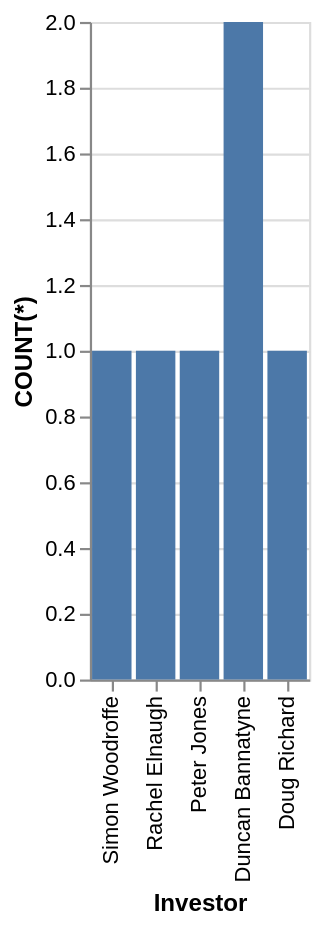

Write the Vega-Lite specification saved for this chart.
### Vega-Lite specification from a JSON file in a GitHub repository (floating-point values rounded to 4 significant figures)
{"data": {"values": [{"x_data": "Simon Woodroffe", "y_data": 1}, {"x_data": "Rachel Elnaugh", "y_data": 1}, {"x_data": "Peter Jones", "y_data": 1}, {"x_data": "Duncan Bannatyne", "y_data": 2}, {"x_data": "Doug Richard", "y_data": 1}]}, "mark": "bar", "encoding": {"x": {"field": "x_data", "type": "nominal", "title": "Investor", "sort": "descending"}, "y": {"field": "y_data", "type": "quantitative", "title": "COUNT(*)"}}}
